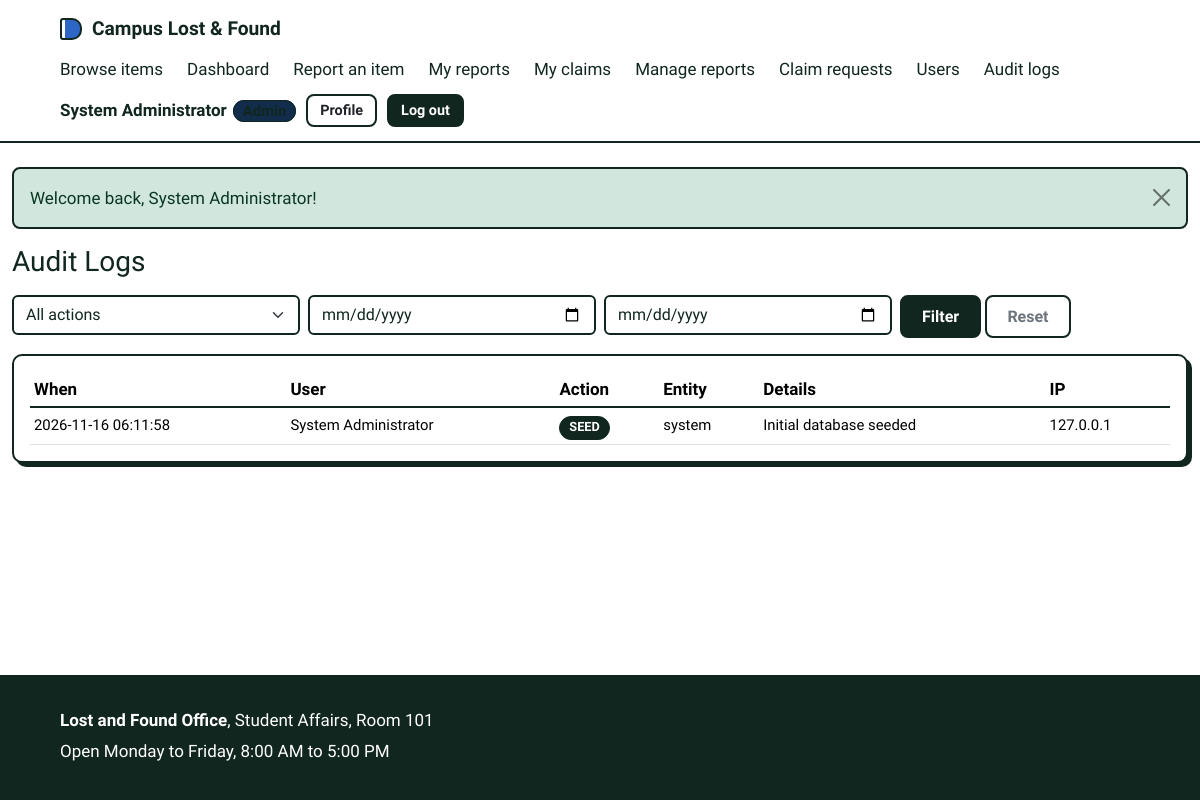
The app's page /admin/audit.php (signed in) with its own data.
### tables this page shows
CREATE TABLE audit_logs (
    log_id      BIGINT UNSIGNED AUTO_INCREMENT PRIMARY KEY,
    user_id     INT UNSIGNED NULL,
    action      VARCHAR(50) NOT NULL,
    entity      VARCHAR(40) NOT NULL,
    entity_id   INT UNSIGNED NULL,
    details     VARCHAR(255) NULL,
    ip_address  VARCHAR(45) NULL,
    created_at  TIMESTAMP NOT NULL DEFAULT CURRENT_TIMESTAMP,
    CONSTRAINT fk_audit_user FOREIGN KEY (user_id) REFERENCES users(user_id)
        ON UPDATE CASCADE ON DELETE SET NULL,
    INDEX idx_audit_created (created_at)
);

CREATE TABLE users (
    user_id        INT UNSIGNED AUTO_INCREMENT PRIMARY KEY,
    role_id        TINYINT UNSIGNED NOT NULL,
    school_id_no   VARCHAR(30) NOT NULL UNIQUE,
    full_name      VARCHAR(100) NOT NULL,
    email          VARCHAR(120) NOT NULL UNIQUE,
    contact_no     VARCHAR(20) NULL,
    password_hash  VARCHAR(255) NOT NULL,
    account_status ENUM('Active','Inactive') NOT NULL DEFAULT 'Active',
    created_at     TIMESTAMP NOT NULL DEFAULT CURRENT_TIMESTAMP,
    CONSTRAINT fk_users_role FOREIGN KEY (role_id) REFERENCES roles(role_id)
        ON UPDATE CASCADE ON DELETE RESTRICT
);

### includes/functions.php (called while the page is built, shortened)
<?php
function e($v): string { return htmlspecialchars((string)$v, ENT_QUOTES, 'UTF-8'); }
function url(string $path = ''): string { return BASE_URL . '/' . ltrim($path, '/'); }
function get_flashes(): array {
    $f = $_SESSION['flash'] ?? [];
    return $f;
}
function is_logged_in(): bool { return !empty($_SESSION['user']); }
function current_user(): ?array { return $_SESSION['user'] ?? null; }
function has_role(string ...$roles): bool {
    return is_logged_in() && in_array($_SESSION['user']['role_name'], $roles, true);
}

### admin/audit.php (the view, shortened to what this page needs)
<?php
require_once __DIR__ . '/../includes/functions.php';
$from = trim($_GET['from'] ?? '');
$to = trim($_GET['to'] ?? '');
$page = max(1, (int)($_GET['page'] ?? 1));
$perPage = 25;
$where = []; $params = [];
$w = $where ? 'WHERE ' . implode(' AND ', $where) : '';
$cnt = $pdo->prepare("SELECT COUNT(*) FROM audit_logs a $w");
$cnt->execute($params);
$total = (int)$cnt->fetchColumn();
$pages = max(1, (int)ceil($total / $perPage));
$page = min($page, $pages);
$offset = ($page - 1) * $perPage;
$stmt = $pdo->prepare("SELECT a.*, u.full_name, u.email FROM audit_logs a
    LEFT JOIN users u ON u.user_id = a.user_id $w ORDER BY a.created_at DESC, a.log_id DESC LIMIT $perPage OFFSET $offset");
$stmt->execute($params);
$logs = $stmt->fetchAll();
require_once __DIR__ . '/../includes/header.php';
?>
<h1 class="h3 mb-3">Audit Logs</h1>
<form class="row g-2 mb-3" method="get">
  <div class="col-12 col-md-3">
    <select name="action" class="form-select"><option value="">All actions</option>
    </select>
  </div>
  <div class="col-6 col-md-3"><input type="date" name="from" class="form-control" value="<?= e($from) ?>"></div>
  <div class="col-6 col-md-3"><input type="date" name="to" class="form-control" value="<?= e($to) ?>"></div>
  <div class="col-12 col-md-3"><button class="btn btn-primary">Filter</button> <a class="btn btn-outline-secondary" href="<?= url('admin/audit.php') ?>">Reset</a></div>
</form>
<div class="table-responsive card card-body shadow-sm">
<table class="table table-sm align-middle mb-0">
  <thead><tr><th>When</th><th>User</th><th>Action</th><th>Entity</th><th>Details</th><th>IP</th></tr></thead>
  <tbody>
  <?php foreach ($logs as $l): ?>
    <tr>
      <td class="text-nowrap small"><?= e($l['created_at']) ?></td>
      <td class="small"><?= e($l['full_name'] ?? 'System / guest') ?></td>
      <td><span class="badge bg-dark"><?= e($l['action']) ?></span></td>
      <td class="small"><?= e($l['entity']) ?><?= $l['entity_id'] ? ' #' . (int)$l['entity_id'] : '' ?></td>
      <td class="small"><?= e($l['details']) ?></td>
      <td class="small"><?= e($l['ip_address']) ?></td>
    </tr>
  <?php endforeach; ?>
  </tbody>
</table>
</div>
<?php require_once __DIR__ . '/../includes/footer.php'; ?>

### includes/header.php (shortened to what this page needs)
<?php
require_once __DIR__ . '/functions.php';
$user = current_user();
?>
<!DOCTYPE html>
<html lang="en">
<head>
  <link href="https://cdn.jsdelivr.net/npm/bootstrap@5.3.3/dist/css/bootstrap.min.css" rel="stylesheet">
  <link rel="stylesheet" href="<?= url('assets/css/style.css') ?>">
</head>
<body>
  <header class="site-header">
    <a class="logo" href="<?= url('index.php') ?>">Campus Lost &amp; Found</a>
    <nav class="nav" aria-label="Main">
      <a href="<?= url('browse.php') ?>">Browse items</a>
      <?php if ($user): ?>
        <a href="<?= url('dashboard.php') ?>">Dashboard</a>
        <a href="<?= url('item_form.php') ?>">Report an item</a>
        <a href="<?= url('my_items.php') ?>">My reports</a>
        <a href="<?= url('my_claims.php') ?>">My claims</a>
      <?php else: ?>
        <a href="<?= url('item_form.php') ?>">Report an item</a>
        <a href="<?= url('index.php#how') ?>">How it works</a>
      <?php endif; ?>
      <?php if (has_role('Admin', 'Staff')): ?>
        <a href="<?= url('admin/items.php') ?>">Manage reports</a>
        <a href="<?= url('admin/claims.php') ?>">Claim requests</a>
      <?php endif; ?>
      <?php if (has_role('Admin')): ?>
        <a href="<?= url('admin/users.php') ?>">Users</a>
        <a href="<?= url('admin/audit.php') ?>">Audit logs</a>
      <?php endif; ?>
    </nav>
    <div class="auth">
      <?php if ($user): ?>
        <span class="auth-user"><?= e($user['full_name']) ?><small><?= e($user['role_name']) ?></small></span>
        <a class="btn btn-ghost btn-small" href="<?= url('profile.php') ?>">Profile</a>
        <a class="btn btn-primary btn-small" href="<?= url('logout.php') ?>">Log out</a>
      <?php else: ?>
        <a class="btn btn-ghost" href="<?= url('login.php') ?>">Log in</a>
        <a class="btn btn-primary" href="<?= url('register.php') ?>">Register</a>
      <?php endif; ?>
    </div>
  </header>
  <main>
<?php
$flashes = get_flashes();
if (empty($fullWidth)) echo '<div class="container py-4">';
elseif ($flashes) echo '<div class="flash-wrap">';
foreach ($flashes as $f): ?>
    <div class="alert alert-<?= e($f['type']) ?> alert-dismissible fade show" role="alert">
      <?= e($f['msg']) ?>
      <button type="button" class="btn-close" data-bs-dismiss="alert" aria-label="Close"></button>
    </div>
<?php endforeach;

### assets/css/style.css (style rules this page uses)
:root { --ink: #10261f; --paper: #ffffff; --white: #ffffff; --amber: #2e66c6; --amber-soft: #112d4b; --green: #1e6b52; --green-soft: #d5ebe1; --font-body: "Atkinson Hyperlegible", system-ui, sans-serif; --font-head: "Bricolage Grotesque", "Atkinson Hyperlegible", system-ui, sans-serif; }
* { box-sizing: border-box; }
body { margin: 0; background: var(--paper); color: var(--ink); font-family: var(--font-body); font-size: 1.0625rem; line-height: 1.55; }
h1, h2, h3 { font-family: var(--font-head); line-height: 1.1; margin: 0; }
a { color: inherit; }
.site-header { display: flex; flex-wrap: wrap; align-items: center; gap: 12px 32px; padding: 14px 5%; border-bottom: 2px solid var(--ink); background: var(--paper); }
.logo { display: flex; align-items: center; gap: 10px; font-family: var(--font-head); font-weight: 800; font-size: 1.2rem; text-decoration: none; }
.logo::before { content: ""; width: 22px; height: 22px; border: 2px solid var(--ink); border-radius: 3px 10px 10px 3px; background: var(--amber); box-shadow: inset 5px 0 0 -2px var(--paper); }
.nav { display: flex; gap: 24px; margin-right: auto; }
.nav a { text-decoration: none; }
.auth { display: flex; gap: 10px; }
.btn { display: inline-block; padding: 10px 20px; border: 2px solid var(--ink); border-radius: 8px; font: 700 1rem var(--font-body); text-align: center; text-decoration: none; cursor: pointer; }
.btn-primary { background: var(--ink); color: var(--white); }
.btn-ghost { background: transparent; }
.btn-small { padding: 7px 14px; font-size: 0.95rem; }
body { min-height: 100vh; display: flex; flex-direction: column; }
main { flex: 1; }
.container { max-width: 1200px; }
.auth { align-items: center; }
.auth-user { font-weight: 700; }
.auth-user small { margin-left: 6px; padding: 1px 9px; border: 1.5px solid var(--ink); border-radius: 99px; background: var(--amber-soft); font-weight: 700; }
.btn-small, .btn-sm { padding: 6px 12px; font-size: .9rem; }
.form-control, .form-select { border: 2px solid var(--ink); border-radius: 6px; color: var(--ink); background-color: var(--white); }
.card { border: 2px solid var(--ink); border-radius: 10px; background: var(--white); }
.shadow-sm { box-shadow: 4px 4px 0 var(--ink) !important; }
.alert { border: 2px solid var(--ink); border-radius: 8px; }
.badge { border: 1.5px solid var(--ink); border-radius: 99px; font-weight: 700; padding: .35em .7em; }
.badge.bg-dark { background-color: var(--ink) !important; }
.table thead th { font-family: var(--font-head); border-bottom: 2px solid var(--ink); white-space: nowrap; }
.table > :not(caption) > * > * { background-color: transparent; }

### records on screen
audit_logs: user.full_name "System Administrator", created_at "2026-11-16 06:11:58", action "SEED", entity "system", details "Initial database seeded", ip_address "127.0.0.1"

### other values on screen
$f['msg'] "Welcome back, System Administrator!"
